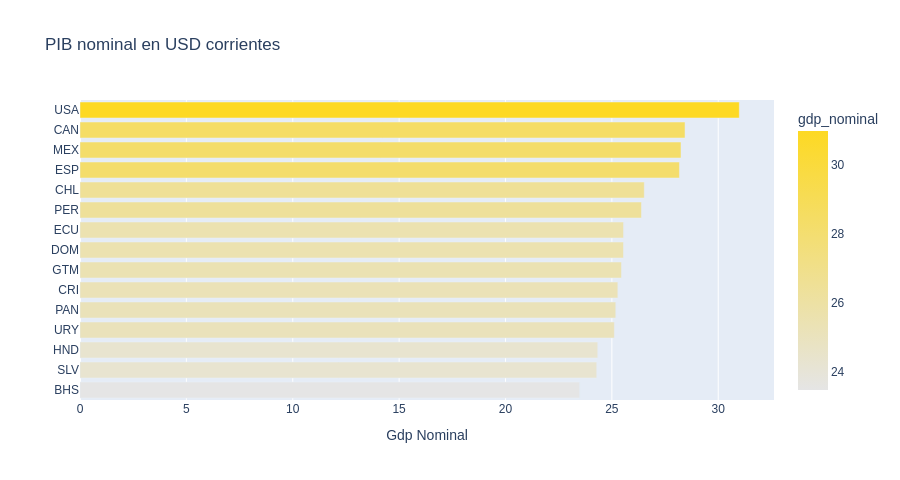
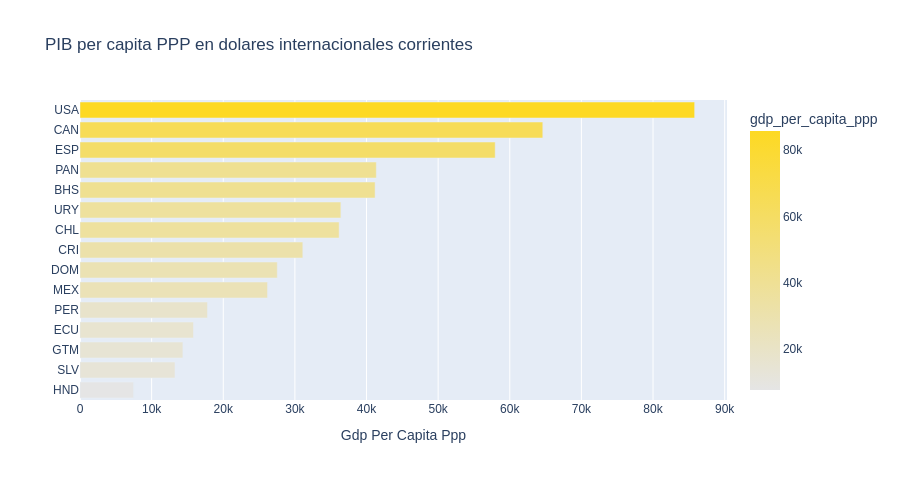

The notebook cell these images were saved under, in order:
### Markdown cell above
## 5. Variables por dimensión

### Code cell
display(Markdown("### D1 — Macroeconómica"))
for var in dim_vars_available.get("macro", []):
    label = variable_catalog.get(var, {}).get("description", var)
    direction = variable_catalog.get(var, {}).get("direction", "positive")
    barplot_variable(var, f"{label}", var.replace("_", " ").title(),
                     reverse_color=(direction == "negative"))

### Figure 1 — Plotly figure (JSON) as saved in the notebook; plotly's stock layout.template omitted (floating-point values rounded to 4 significant figures)
{"data": [{"hovertemplate": "gdp_nominal=%{marker.color}<br>country_iso3=%{y}<extra></extra>", "legendgroup": "", "marker": {"color": [23.49, 24.29, 24.34, 25.12, 25.18, 25.28, 25.45, 25.55, 25.55, 26.39, 26.52, 28.18, 28.25, 28.44, 30.99], "coloraxis": "coloraxis", "pattern": {"shape": ""}}, "name": "", "orientation": "h", "showlegend": false, "textposition": "auto", "type": "bar", "x": [23.49, 24.29, 24.34, 25.12, 25.18, 25.28, 25.45, 25.55, 25.55, 26.39, 26.52, 28.18, 28.25, 28.44, 30.99], "xaxis": "x", "y": ["BHS", "SLV", "HND", "URY", "PAN", "CRI", "GTM", "DOM", "ECU", "PER", "CHL", "ESP", "MEX", "CAN", "USA"], "yaxis": "y"}], "layout": {"barmode": "relative", "coloraxis": {"colorbar": {"title": {"text": "gdp_nominal"}}, "colorscale": [[0, "#E5E5E5"], [1, "#FDD923"]]}, "font": {"family": "Arial"}, "height": 480, "legend": {"tracegroupgap": 0}, "title": {"text": "PIB nominal en USD corrientes"}, "xaxis": {"anchor": "y", "domain": [0, 1], "title": {"text": "Gdp Nominal"}}, "yaxis": {"anchor": "x", "domain": [0, 1], "title": {"text": ""}}}}

### Figure 2 — Plotly figure (JSON) as saved in the notebook; plotly's stock layout.template omitted (floating-point values rounded to 4 significant figures)
{"data": [{"hovertemplate": "gdp_per_capita_ppp=%{marker.color}<br>country_iso3=%{y}<extra></extra>", "legendgroup": "", "marker": {"color": [7486.0, 13260.0, 14370.0, 15840.0, 17800.0, 26190.0, 27540.0, 31110.0, 36180.0, 36420.0, 41200.0, 41370.0, 57970.0, 64610.0, 85810.0], "coloraxis": "coloraxis", "pattern": {"shape": ""}}, "name": "", "orientation": "h", "showlegend": false, "textposition": "auto", "type": "bar", "x": [7486.0, 13260.0, 14370.0, 15840.0, 17800.0, 26190.0, 27540.0, 31110.0, 36180.0, 36420.0, 41200.0, 41370.0, 57970.0, 64610.0, 85810.0], "xaxis": "x", "y": ["HND", "SLV", "GTM", "ECU", "PER", "MEX", "DOM", "CRI", "CHL", "URY", "BHS", "PAN", "ESP", "CAN", "USA"], "yaxis": "y"}], "layout": {"barmode": "relative", "coloraxis": {"colorbar": {"title": {"text": "gdp_per_capita_ppp"}}, "colorscale": [[0, "#E5E5E5"], [1, "#FDD923"]]}, "font": {"family": "Arial"}, "height": 480, "legend": {"tracegroupgap": 0}, "title": {"text": "PIB per capita PPP en dolares internacionales corrientes"}, "xaxis": {"anchor": "y", "domain": [0, 1], "title": {"text": "Gdp Per Capita Ppp"}}, "yaxis": {"anchor": "x", "domain": [0, 1], "title": {"text": ""}}}}
